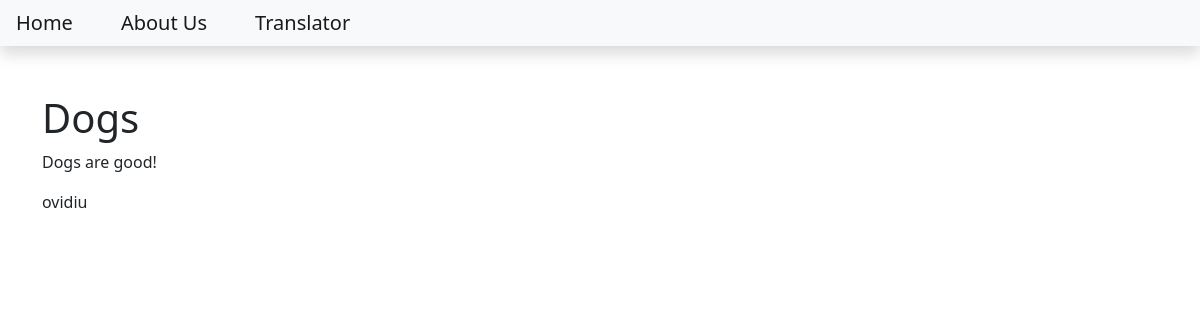
/dogs, run on an earlier commit of the app's database.
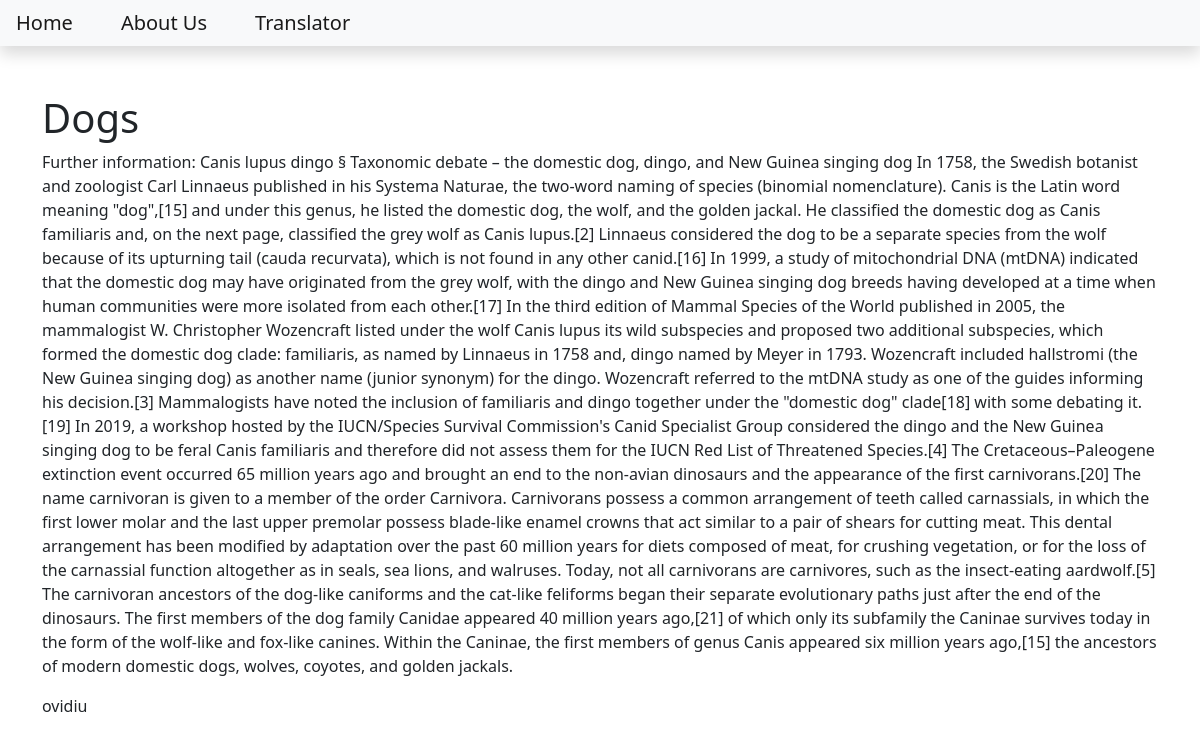
And on a later commit of the database.
### blog/models.py (models this page shows, shortened)
class Post(models.Model):
    title = models.CharField(max_length=200)
    content = models.TextField()
    date_created = models.DateTimeField(auto_now_add=True)
    slug = models.SlugField(max_length=200,unique=True)
    author = models.ForeignKey(to=User, on_delete=models.CASCADE)
    status = models.IntegerField(choices=STATUS, default=0)

### blog/views.py (the view)
# urls.py: path('<slug:slug>', views.BlogView.as_view(), name='blog_view'),
class BlogView(generic.DetailView):
    model = Post
    template_name = 'blog.html'

### templates/blog.html
{% extends 'base.html' %}
{% block content%}
<div class="container">
    <h1>{{object.title}}</h1>
    <p>{{object.content}}</p>
    <p>{{object.author}}</p>
</div>
{% endblock content%}

What changed in the data, as far as the page shows it:
changed Post "Dogs": content "Dogs are good!" → "Further information: Canis lupus dingo § Taxonomic debate – the domestic dog, dingo, and New Guinea singing dog In 1758, the Swedish botanist and zoologist Carl Linnaeus published in his Systema Naturae, the two-word naming of species (binomial nomenclature). Canis is the Latin word meaning \"dog\",[15] and under this genus, he listed the domestic dog, the wolf, and the golden jackal. He classified the domestic dog as Canis familiaris and, on the next page, classified the grey wolf as Canis lupus.[2] Linnaeus considered the dog to be a separate species from the wolf because of its upturning tail (cauda recurvata), which is not found in any other canid.[16] In 1999, a study of mitochondrial…"
